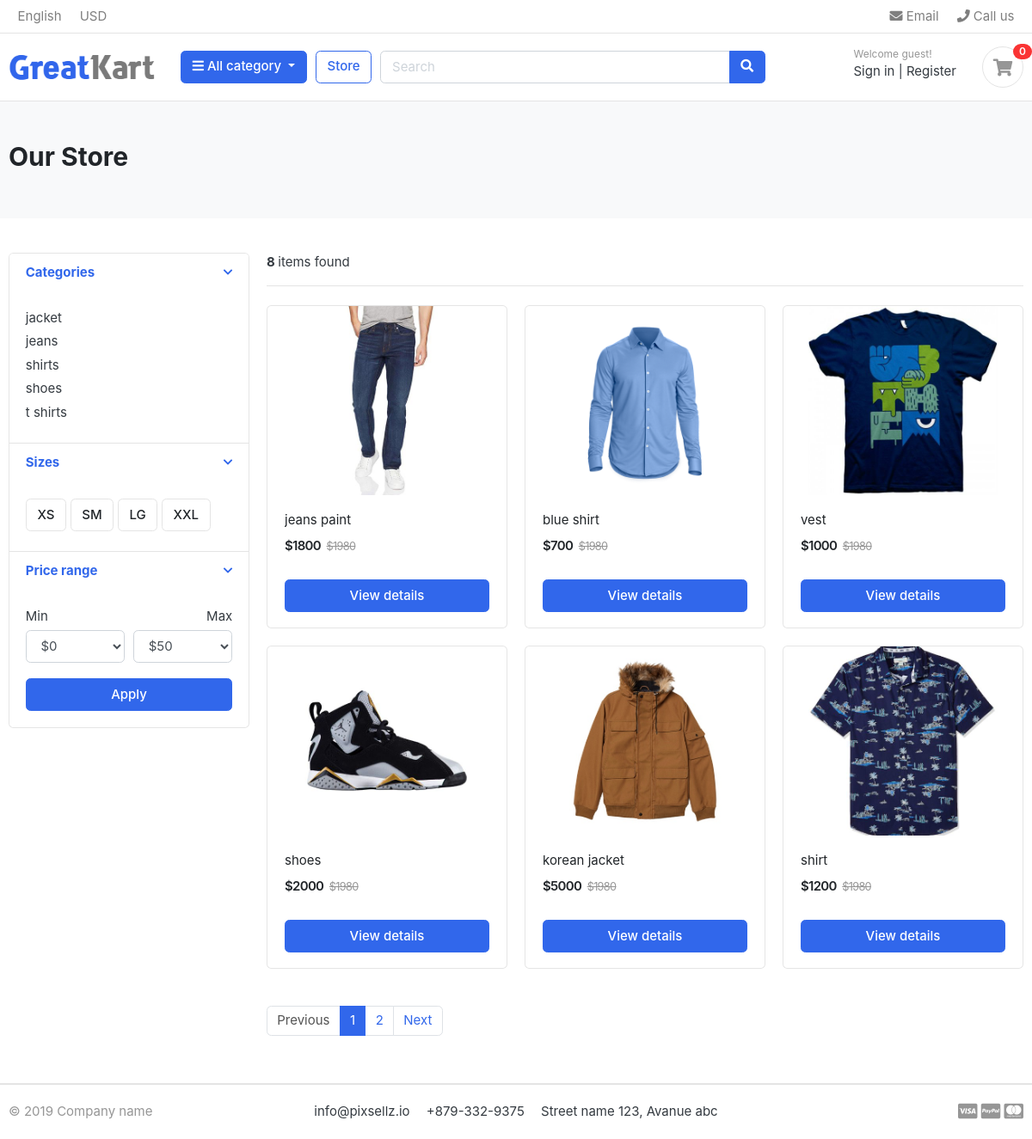
/store/, run on the app's committed database.
### Category/models.py (models this page shows, shortened)
class Category(models.Model):
    category_name=models.CharField(max_length=50,unique=True);
    slug=models.SlugField(max_length=100,unique=True)
    descriptions=models.TextField(max_length=255,blank=True);
    category_image=models.ImageField(upload_to='photos/categories',blank=True)
    class Meta:
        verbose_name_plural = "categories"

### store/models.py (models this page shows, shortened)
class Product(models.Model):
    product_name=models.CharField(max_length=500)
    slug=models.SlugField(max_length=200,unique=True)
    description=models.TextField(max_length=500,blank=True)
    images=models.ImageField(upload_to='photos/products')
    stock=models.IntegerField()
    price=models.IntegerField()
    is_available=models.BooleanField(default=True)
    category=models.ForeignKey(Category,on_delete=models.CASCADE)
    created_date=models.DateTimeField(auto_now_add=True)
    modified_at=models.DateTimeField(auto_now=True)
    def get_url(self):
        return reverse('product_details',args=[self.category.slug, self.slug])

### store/views.py (the view)
# urls.py: path('store/',include('store.urls')),
def store(request,category_slug=None):
    if category_slug!=None:
        categories=get_object_or_404(Category,slug=category_slug)
        all_product=Product.objects.all().filter(is_available=True,category=categories)
        paginator=Paginator(all_product,1)
        page=request.GET.get('page')
        paged_products=paginator.get_page(page)
        count=all_product.count()
    else:
       all_product=Product.objects.all().filter(is_available=True).order_by('id')
       paginator=Paginator(all_product,6)
       page=request.GET.get('page')
       paged_products=paginator.get_page(page)
       count=all_product.count()
    context={
        'all_products':paged_products,
        'count':count,
    }
    return render(request,'store/store.html',context)

### Category/context_processors.py (called while the page is built)
def menu_links(request):
    links=Category.objects.all()
    return dict(links=links)

### cart/context_processors.py (called while the page is built)
def _cart_id(request):
    cart=request.session.session_key
    if not cart:
        cart=request.session.create()
    return cart

def counter(request):
    cart_count=0
    if 'admin' in request.path:
        return {}
    else:
        try:
            cart=Cart.objects.filter(cart_id=_cart_id(request))
            cart_items=Cartitem.objects.all().filter(cart=cart[:1])
            for item in cart_items:
                cart_count=cart_count+item.quantity
        except Cart.DoesNotExist:
            cart_count=0
    return dict(cart_count=cart_count)

### templates/store/store.html (shortened to what this page needs)
{% extends 'base.html' %}
{% load static %}
{% block content %}
<section class="section-pagetop bg">
	<div class="container">
		{% if 'search' in request.path %}
		<h2 class="title-page">Search Result</h2>
		{% else %}
		<h2 class="title-page">Our Store</h2>
		{% endif %}
	</div>
</section>
<section class="section-content padding-y">
	<div class="container">
		<div class="row">
			<aside class="col-md-3">
				<div class="card">
					<article class="filter-group">
						<header class="card-header">
							<a href="#" data-toggle="collapse" data-target="#collapse_1" aria-expanded="true" class="">
								<i class="icon-control fa fa-chevron-down"></i>
								<h6 class="title">Categories</h6>
							</a>
						</header>
						<div class="filter-content collapse show" id="collapse_1" style="">
							<div class="card-body">
								<ul class="list-menu">
									{% for category in links %}
									<li><a href="{% url 'product_by_category' category.slug %}">{{category.category_name}}
										</a></li>
									{% endfor %}
								</ul>
							</div>
						</div>
					</article>
					<article class="filter-group">
						<header class="card-header">
							<a href="#" data-toggle="collapse" data-target="#collapse_4" aria-expanded="true" class="">
								<i class="icon-control fa fa-chevron-down"></i>
								<h6 class="title">Sizes </h6>
							</a>
						</header>
						<div class="filter-content collapse show" id="collapse_4" style="">
							<div class="card-body">
								<label class="checkbox-btn">
									<span class="btn btn-light"> XS </span>
								</label>
								<label class="checkbox-btn">
									<span class="btn btn-light"> SM </span>
								</label>
								<label class="checkbox-btn">
									<span class="btn btn-light"> LG </span>
								</label>
								<label class="checkbox-btn">
									<span class="btn btn-light"> XXL </span>
								</label>
							</div>
						</div>
					</article>
					<article class="filter-group">
						<header class="card-header">
							<a href="#" data-toggle="collapse" data-target="#collapse_3" aria-expanded="true" class="">
								<i class="icon-control fa fa-chevron-down"></i>
								<h6 class="title">Price range </h6>
							</a>
						</header>
						<div class="filter-content collapse show" id="collapse_3" style="">
							<div class="card-body">
								<div class="form-row">
									<div class="form-group col-md-6">
										<label>Min</label>
										<select class="mr-2 form-control">
											<option value="0">$0</option>
										</select>
									</div>
									<div class="form-group text-right col-md-6">
										<label>Max</label>
										<select class="mr-2 form-control">
											<option value="50">$50</option>
										</select>
									</div>
								</div>
								<button class="btn btn-block btn-primary">Apply</button>
							</div>
						</div>
					</article>
				</div>
			</aside>
			<main class="col-md-9">
				<header class="border-bottom mb-4 pb-3">
					<div class="form-inline">
						<span class="mr-md-auto"> <b>{{count}} </b> items found</span>
					</div>
				</header>
				<div class="row">
					{% if all_products %}
					{% for product in all_products %}
					<div class="col-md-4">
						<figure class="card card-product-grid">
							<div class="img-wrap">
								<a href="{{product.get_url}}"><img src="{{product.images.url}}"></a>
							</div>
							<figcaption class="info-wrap">
								<div class="fix-height">
									<a href="{{product.get_url}}" class="title">{{product.product_name}}</a>
									<div class="price-wrap mt-2">
										<span class="price">${{product.price}}</span>
										<del class="price-old">$1980</del>
									</div>
								</div>
								<a href="{{product.get_url}}" class=" btn btn-block btn-primary ">View details </a>
							</figcaption>
						</figure>
					</div>
					{% endfor %}
					{% else %}
					<h2 class="title-page" > No Search items are found! please try again</h2>
					{% endif %}
				</div>
				<nav class="mt-4" aria-label="Page navigation sample">
					{% if all_products.has_other_pages %}
					<ul class="pagination">
						{% if all_products.has_previous %}
						<li class="page-item "><a class="page-link"
								href="?page={{all_products.previous_page_number}}">Previous</a></li>
						{% else %}
						<li class="page-item disabled"><a class="page-link" href="">Previous</a></li>
						{% endif %}
						{% for i in all_products.paginator.page_range %}
						{% if all_products.number == i %}
						<li class="page-item active"><a class="page-link" href="#">{{i}}</a></li>
						{% else %}
						<li class="page-item "><a class="page-link" href="?page={{i}}">{{i}}</a></li>
						{% endif %}
						{% endfor %}
						{% if all_products.has_next %}
						<li class="page-item"><a class="page-link active" href="?page={{all_products.next_page_number}}">Next</a></li>
						{% else %}
						<li class="page-item disabled"><a class="page-link " href="#">Next</a></li>
						{% endif %}
					</ul>
					{% endif %}
				</nav>
			</main>
		</div>
	</div>
</section>
{% endblock %}

### static/css/ui.css (style rules this page uses)
html { font-family: "Inter", sans-serif; font-size: 15px; }
.img-wrap { text-align: center; display: block; }
.img-wrap img { max-width: 100%; }
.price-wrap { letter-spacing: -0.7px; }
.padding-y { padding-top: 40px; padding-bottom: 40px; }
figure { margin-bottom: 0; }
article:after, .form-group:after { display: block; clear: both; content: ""; }
.bg { background-color: #f8f9fa; }
.title-page { color: #212529; }
.btn-light { background-color: #fff; border-color: #e4e4e4; }
[class*=list-] li:after { visibility: hidden; display: block; content: ""; overflow: hidden; height: 0; clear: both; }
.list-menu { list-style: none; margin: 0; padding-left: 0; }
.list-menu li { margin-bottom: 5px; }
.list-menu a { color: #343a40; }
[class*=card-product] a.title { color: #212529; display: block; }
[class*=card-product] .img-wrap { overflow: hidden; position: relative; }
[class*=card-product] .img-wrap img { height: 100%; max-width: 100%; width: auto; display: inline-block; -o-object-fit: cover; object-fit: cover; }
.card-product-grid { margin-bottom: 20px; }
.card-product-grid .img-wrap { border-radius: 0.2rem 0.2rem 0 0; height: 220px; }
.card-product-grid .info-wrap { overflow: hidden; padding: 18px 20px; }
.card-product-grid .fix-height { height: 80px; overflow: hidden; }
.card .img-wrap { overflow: hidden; }
.price { font-weight: 600; color: #212529; }
.price-old { color: #969696; margin-left: 3px; font-size: 85%; }
.icon-control { margin-top: 5px; float: right; font-size: 80%; }
.card-header .title { margin-bottom: 0; line-height: 1.5; }
.filter-group { border-bottom: 1px solid #e4e4e4; }
.filter-group .card-header { border-bottom: 0; }
.filter-group:last-child { border-bottom: 0; }
.checkbox-btn { position: relative; }
.section-pagetop { padding: 45px 0; }

### data on the page
Category: category_name "jacket"
Category: category_name "jeans"
Category: category_name "shirts"
Category: category_name "shoes"
Category: category_name "t shirts"
Product: images (picture), product_name "jeans paint", price "1800"
Product: images (picture), product_name "blue shirt", price "700"
Product: images (picture), product_name "vest", price "1000"
Product: images (picture), product_name "shoes", price "2000"
Product: images (picture), product_name "korean jacket", price "5000"
Product: images (picture), product_name "shirt", price "1200"

### other printed values
{{ cart_count }} "0"
{{ count }} "8"
{{ i }} "1"
{{ i }} "2"
